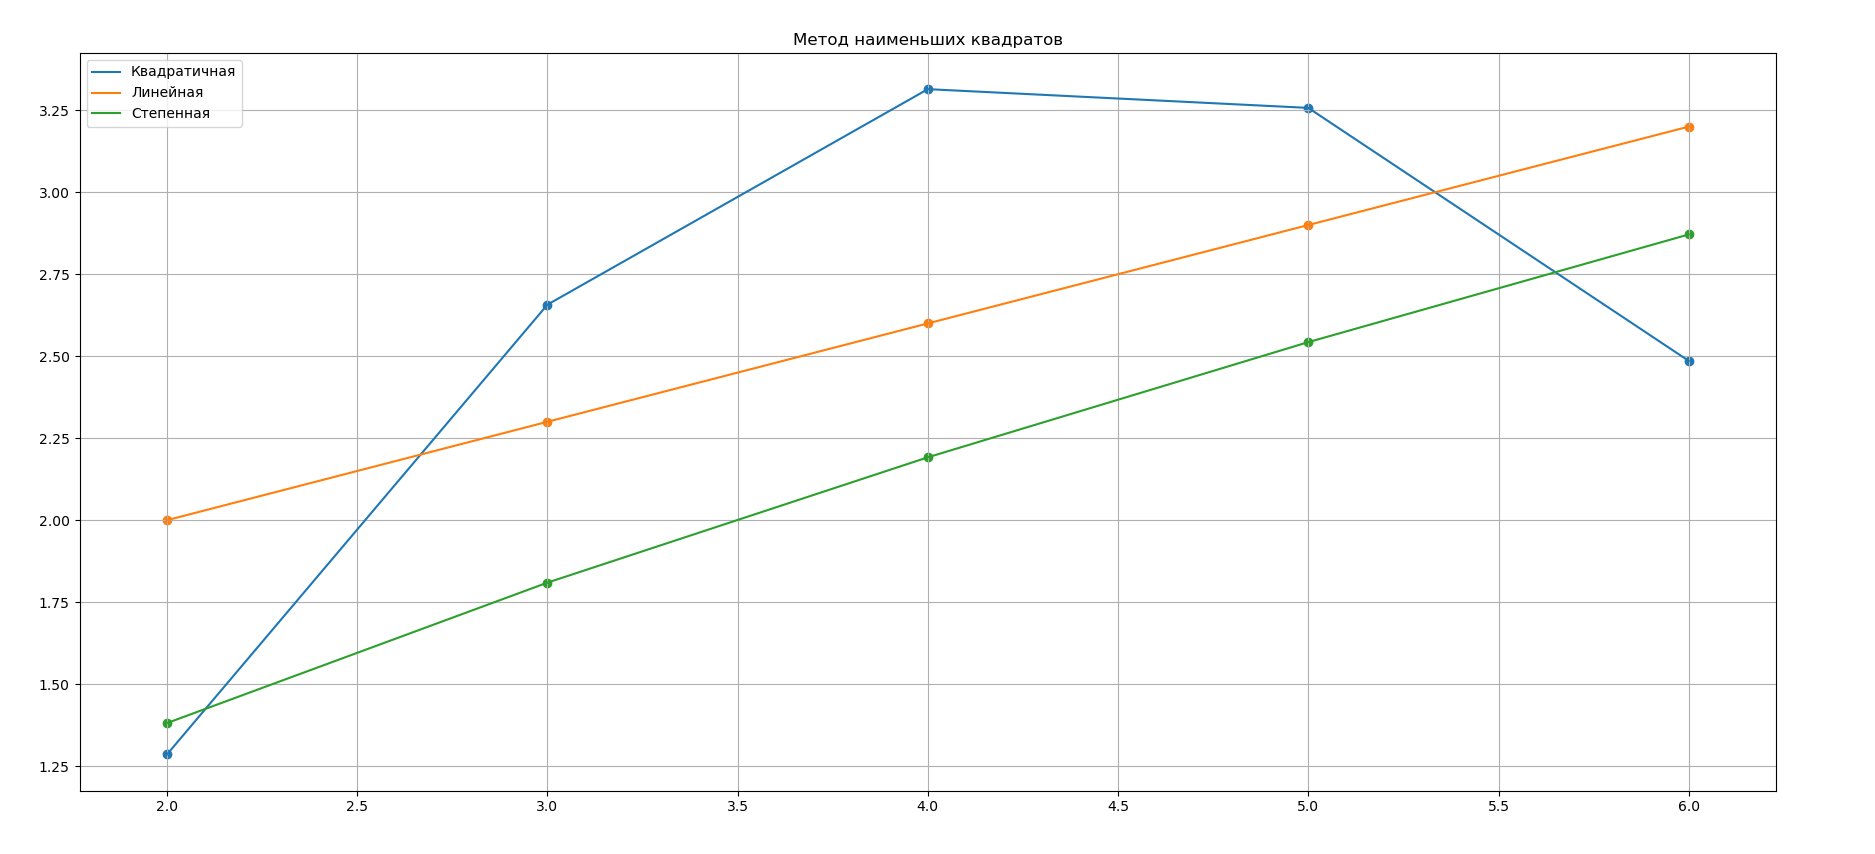

Write Python code to recreate this figure.
import numpy as np
import numpy.linalg as la
from math import log, exp
import matplotlib.pyplot as plt

x=[2,3,4,5,6]; y=[1,4,1,5,2]

xDegree = []; xDegreeSumm = []
for j in (0,2,3,4):
    sumTemp=0
    for i in range(len(x)):
        xDegree.append(x[i]**j)
        sumTemp += x[i]**j
    xDegreeSumm.append(sumTemp)
xDegreeSumm.insert(1,sum(x))

# Quadratic function (quad)
n=3
quadA = np.zeros((n,n))
for i in range(n):
    for j in range(n):
        quadA[i][j]=xDegreeSumm[j+i]
quadAInvers=la.inv(quadA)
quadB=np.array([sum(y[i]*(x[i]**j) for i in range(len(y))) for j in range(n)])
quadxnew = np.dot(quadAInvers, quadB)
quadFunction=np.array([quadxnew[0]+quadxnew[1]*x[i]+quadxnew[2]*x[i]**2 for i in range(len(x))])

# Linear function (line)
n=2
lineA = np.zeros((n,n))
for i in range(n):
    for j in range(n):
        lineA[i][j]=xDegreeSumm[j+i]
lineAInvers=la.inv(lineA)
lineB=np.array([sum(y[i]*(x[i]**j) for i in range(len(y))) for j in range(n)])
linexnew = np.dot(lineAInvers, lineB)
lineFunction=np.array([linexnew[0]+linexnew[1]*x[i] for i in range(len(x))])

# Power function (pow)
powLnx=np.array([log(x[i]) for i in range(len(x))])
powLny=np.array([log(y[i]) for i in range(len(x))])
powLnx2=np.array([log(x[i])**2 for i in range(len(x))])
powLnxLny=np.array([powLnx[i]*powLny[i] for i in range(len(x))])
i=len(x)
powB=(sum(powLnx)*sum(powLny)-sum(powLnxLny)*i)/(sum(powLnx)**2-sum(powLnx2)*i) # minus
powLna=(sum(powLny)-sum(powLnx)*powB)/i
powa=exp(powLna)
powFunction=np.array([powa*x[i]**powB for i in range(len(x))])

plt.title("Метод наименьших квадратов")
plt.grid(True)
plt.scatter(x,quadFunction); plt.plot(x,quadFunction, label='Квадратичная')
plt.scatter(x,lineFunction); plt.plot(x,lineFunction, label='Линейная')
plt.scatter(x,powFunction); plt.plot(x,powFunction, label='Степенная')
plt.legend()
plt.show()
